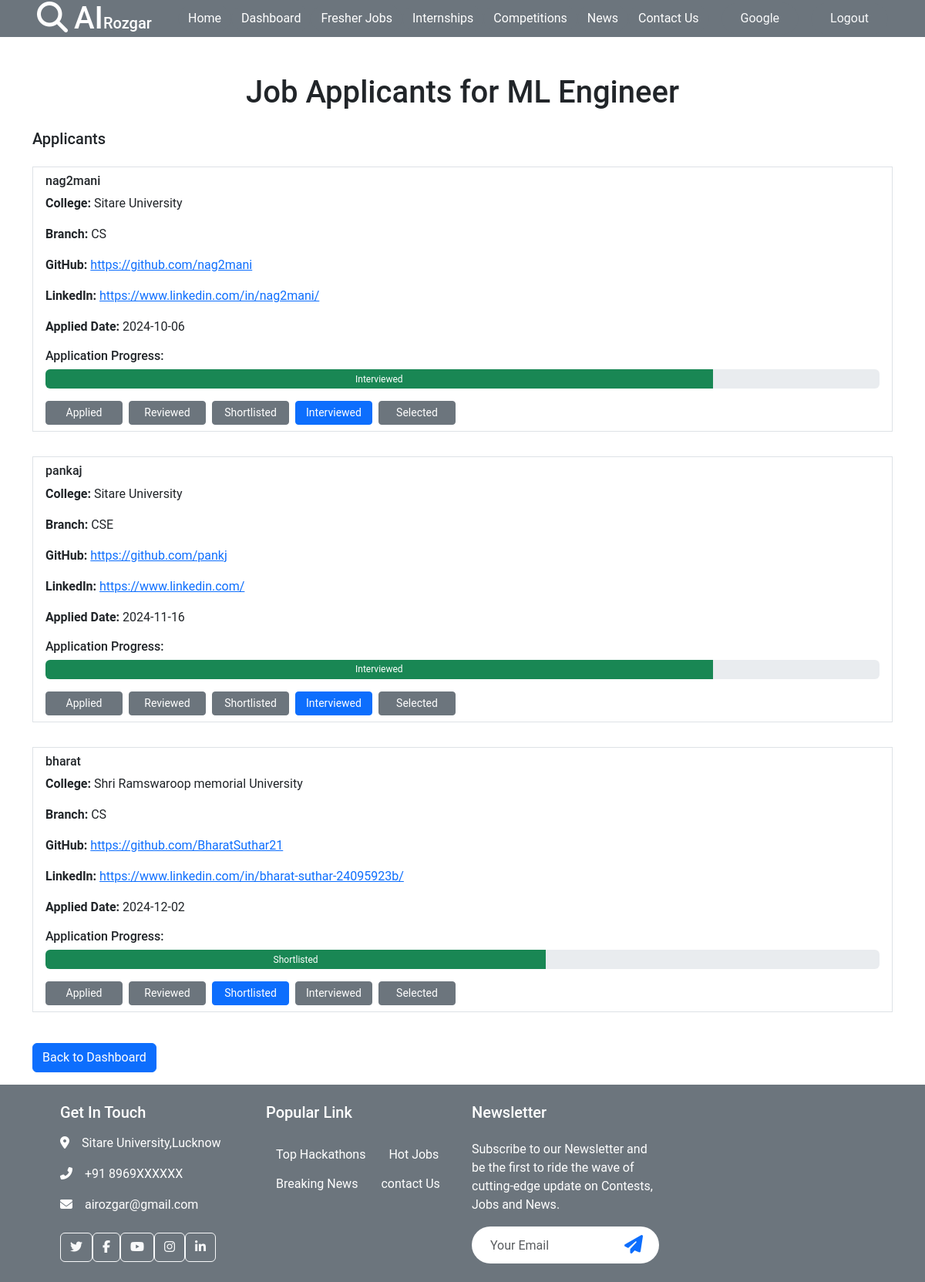
Screenshot of /job_applicants/1/ (signed in) with the database file from the repository.
### home/models.py (models this page shows, shortened)
class Job(models.Model):
    company = models.ForeignKey(Company, on_delete=models.CASCADE)
    title = models.CharField(max_length=255, default='Job')
    description = models.TextField()
    field = models.CharField(max_length=255)
    category = models.CharField(max_length=255)
    pay_range = models.CharField(max_length=20)
    location = models.CharField(max_length=255)
    expiry_date = models.DateField()
    created_date = models.DateField(auto_now_add=True)
    skills = models.TextField()
    APPLICATION_STATUS_CHOICES = [
            ('applied', 'Applied'),
            ('reviewed', 'Reviewed'),
            ('shortlisted', 'Shortlisted'),
            ('interviewed', 'Interviewed'),
            ('selected', 'Selected'),
        ]
    student_applied = models.JSONField(default=dict)

class Student(models.Model):
    user = models.OneToOneField(User, on_delete=models.CASCADE)  # Connect with the User model
    student_name = models.CharField(max_length=255, blank=True, null=True)
    college = models.CharField(max_length=255)
    branch = models.CharField(max_length=255)
    github = models.URLField(blank=True, null=True)
    email = models.EmailField(max_length=255, blank=True, null=True)
    phone_number = models.CharField(max_length=15, blank=True, null=True)
    linkedin = models.URLField(blank=True, null=True)
    profile_picture = models.ImageField(upload_to='profile_pictures/students/', blank=True, null=True)

### home/views.py (the view)
# urls.py: path('job_applicants/<int:job_id>/', job_applicants, name='job_applicants'),
@login_required(login_url="/login/")
def job_applicants(request, job_id):
    job = get_object_or_404(Job, id=job_id, company=request.user.company)
    applicants = []
    for student_id, application_details in job.student_applied.items():
        student = get_object_or_404(Student, id=student_id)
        applicants.append({
            'student': student,
            'application_details': application_details
        })
    return render(request, 'job_applicants.html', {'job': job, 'applicants': applicants})

### home/templates/job_applicants.html (shortened to what this page needs)
{% extends 'base.html' %}
{% block start %}
<body>
    <div class="container mt-5">
        <h1 class="text-center">Job Applicants for {{ job.title }}</h1>
        <div class="mt-4">
            <h5>Applicants</h5>
            <ul class="list-group">
                {% for applicant in applicants %}
                <div class="my-3">
                    <li class="list-group-item">
                        <h6>{{ applicant.student.user.username }}</h6>
                        <p><strong>College:</strong> {{ applicant.student.college }}</p>
                        <p><strong>Branch:</strong> {{ applicant.student.branch }}</p>
                        <p><strong>GitHub:</strong> <a href="{{ applicant.student.github }}" target="_blank">{{ applicant.student.github }}</a></p>
                        <p><strong>LinkedIn:</strong> <a href="{{ applicant.student.linkedin }}" target="_blank">{{ applicant.student.linkedin }}</a></p>
                        <p><strong>Applied Date:</strong> {{ applicant.application_details.applied_date }}</p>
                        <div class="mt-3">
                            <h6>Application Progress:</h6>
                            <div class="progress">
                                {% with status=applicant.application_details.status|default:"applied" %}
                                <div class="progress-bar bg-success" role="progressbar"
                                     style="width: {% if status == 'applied' %}20%{% elif status == 'reviewed' %}40%{% elif status == 'shortlisted' %}60%{% elif status == 'interviewed' %}80%{% elif status == 'selected' %}100%{% else %}0%{% endif %};"
                                     aria-valuenow="{% if status == 'applied' %}20{% elif status == 'reviewed' %}40{% elif status == 'shortlisted' %}60{% elif status == 'interviewed' %}80{% elif status == 'selected' %}100{% else %}0{% endif %}"
                                     aria-valuemin="0" aria-valuemax="100">
                                    {{ status|title }}
                                </div>
                                {% endwith %}
                            </div>
                        </div>
                        <div class="mt-3 d-flex flex-wrap gap-2">
                            {% for status, label in job.APPLICATION_STATUS_CHOICES %}
                            <button class="btn btn-sm btn-status {% if applicant.application_details.status == status %}btn-primary{% else %}btn-secondary{% endif %}"
                                    data-job-id="{{ job.id }}"
                                    data-student-id="{{ applicant.student.id }}"
                                    data-status="{{ status }}">
                                {{ label }}
                            </button>
                            {% endfor %}
                        </div>
                    </li>
                </div>
                {% empty %}
                <li class="list-group-item">No applicants yet.</li>
                {% endfor %}
            </ul>
        </div>
        <div class="mt-4">
            <a href="{% url 'company' %}" class="btn btn-primary">Back to Dashboard</a>
        </div>
    </div>
</body>
{% endblock %}

### home/templates/base.html (shortened to what this page needs)
<!DOCTYPE html>
<html lang="en">
<head>
  <link href="https://cdn.jsdelivr.net/npm/bootstrap@5.3.3/dist/css/bootstrap.min.css" rel="stylesheet"
>
  <link href="https://cdnjs.cloudflare.com/ajax/libs/font-awesome/6.6.0/css/all.min.css" rel="stylesheet">
  <link href="../static/css/style.css" rel="stylesheet">
</head>
<body>
  <nav class="navbar navbar-expand-lg bg-secondary px-4 px-lg-5 py-3 py-lg-0 sticky-top">
    <a href="/" class="navbar-brand p-0">
        <h1 class="m-0 text-white"><i class="fas fa-search me-2"></i>AI<span class="fs-5">Rozgar</span></h1>
    </a>
    <div class="collapse navbar-collapse" id="navbarCollapse">
        <div class="navbar-nav ms-auto py-0">
            <a href="/" class="nav-item btn text-light rounded-pill {% if request.path == '/' %}bg-light text-dark{% else %}btn-secondary text-white{% endif %}">Home</a>
            {% if request.user.is_authenticated and request.user.company %}
            <a href="/company/" class="nav-item btn text-light rounded-pill {% if request.path == '/company/' %}bg-light text-dark{% else %}btn-secondary text-white{% endif %}">Dashboard</a>
            {% endif %}
            <a href="/job/" class="nav-item btn text-light rounded-pill {% if request.path == '/job/' %}bg-light text-dark{% else %}btn-secondary text-white{% endif %}">Fresher Jobs</a>
            <a href="/internship/" class="nav-item btn text-light rounded-pill {% if request.path == '/internship/' %}bg-light text-dark{% else %}btn-secondary text-white{% endif %}">Internships</a>
            <a href="/contest/" class="nav-item btn text-light rounded-pill {% if request.path == '/contest/' %}bg-light text-dark{% else %}btn-secondary text-white{% endif %}">Competitions</a>
            <a href="/news/" class="nav-item btn text-light rounded-pill {% if request.path == '/news/' %}bg-light text-dark{% else %}btn-secondary text-white{% endif %}">News</a>
            <a href="/contact/" class="nav-item btn text-light rounded-pill {% if request.path == '/contact/' %}bg-light text-dark{% else %}btn-secondary text-white{% endif %}">Contact Us</a>
        </div>
        {% if request.user.is_authenticated %}
        <a href="#" class="btn btn-secondary text-light rounded-pill py-2 px-4 ms-3">{{ request.user.first_name }}</a>
        <a href="/logout/" class="btn btn-secondary text-light rounded-pill py-2 px-4 ms-3">Logout</a>
        {% else %}
        <a href="/login/" class="btn btn-secondary text-light rounded-pill py-2 px-4 ms-3">Log In</a>
        {% endif %}
    </div>
</nav>
  {% block start %}
  {% endblock %}
  <div class="bg-secondary footer mt-3">
    <div class="container py-4 px-lg-5">
      <div class="row g-4">
        <div class="col-md-6 col-lg-3">
          <h5 class="text-white mb-3">Get In Touch</h5>
          <p class="text-white"><i class="fa fa-map-marker-alt me-3"></i>Sitare University,Lucknow</p>
          <p class="text-white"><i class="fa fa-phone-alt me-3"></i>+91 8969XXXXXX</p>
          <p class="text-white"><i class="fa fa-envelope me-3"></i>airozgar@gmail.com</p>
          <div class="d-flex pt-2">
            <a class="btn btn-outline-light btn-social" href=""><i class="fab fa-twitter"></i></a>
            <a class="btn btn-outline-light btn-social" href=""><i class="fab fa-facebook-f"></i></a>
            <a class="btn btn-outline-light btn-social" href=""><i class="fab fa-youtube"></i></a>
            <a class="btn btn-outline-light btn-social" href=""><i class="fab fa-instagram"></i></a>
            <a class="btn btn-outline-light btn-social" href=""><i class="fab fa-linkedin-in"></i></a>
          </div>
        </div>
        <div class="col-md-6 col-lg-3">
          <h5 class="text-white mb-4">Popular Link</h5>
          <a class="btn text-white" href="/contest/">Top Hackathons</a>
          <a class="btn text-white" href="/job/">Hot Jobs</a>
          <a class="btn text-white" href="/news/">Breaking News</a>
          <a class="btn text-white" href="/contact/">contact Us</a>
        </div>
        <div class="col-md-6 col-lg-3">
          <h5 class="text-white mb-4">Newsletter</h5>
          <p class="text-white ">
            Subscribe to our Newsletter and be the first to ride the wave of
            cutting-edge update on Contests, Jobs and News.
          </p>
          <div class="position-relative w-100 mt-3">
            <input class="form-control border-0 rounded-pill w-100 ps-4 pe-5" type="text" placeholder="Your Email"
              style="height: 48px;">
            <button type="button" class="btn shadow-none position-absolute top-0 end-0 mt-1 me-2"> <i
                class="fa fa-paper-plane text-primary fs-4"></i></button>
          </div>
        </div>
      </div>
    </div>
  </div>
</body>
</html>

### home/static/css/style.css (style rules this page uses)
body { font-family: 'Poppins', 'Roboto', sans-serif; }

### home/templates/job_applicants.html (style rules this page uses)
.btn-status { width: 100px; }
.progress { height: 25px; }

### rows the page displays
Job: title "ML Engineer"
Student: student.user.username "nag2mani", student.college "Sitare University", student.branch "CS", student.github "https://github.com/nag2mani", student.linkedin "https://www.linkedin.com/in/nag2mani/", application_details.applied_date "2024-10-06", application_details "Interviewed", APPLICATION_STATUS_CHOICES "Applied" "Reviewed" "Shortlisted" "Interviewed" "Selected"
Student: student.user.username "pankaj", student.college "Sitare University", student.branch "CSE", student.github "https://github.com/pankj", student.linkedin "https://www.linkedin.com/", application_details.applied_date "2024-11-16", application_details "Interviewed", APPLICATION_STATUS_CHOICES "Applied" "Reviewed" "Shortlisted" "Interviewed" "Selected"
Student: student.user.username "bharat", student.college "Shri Ramswaroop memorial University", student.branch "CS", student.github "https://github.com/BharatSuthar21", student.linkedin "https://www.linkedin.com/in/bharat-suthar-24095923b/", application_details.applied_date "2024-12-02", application_details "Shortlisted", APPLICATION_STATUS_CHOICES "Applied" "Reviewed" "Shortlisted" "Interviewed" "Selected"

### other values shown
{{ request.user.first_name }} "Google"
